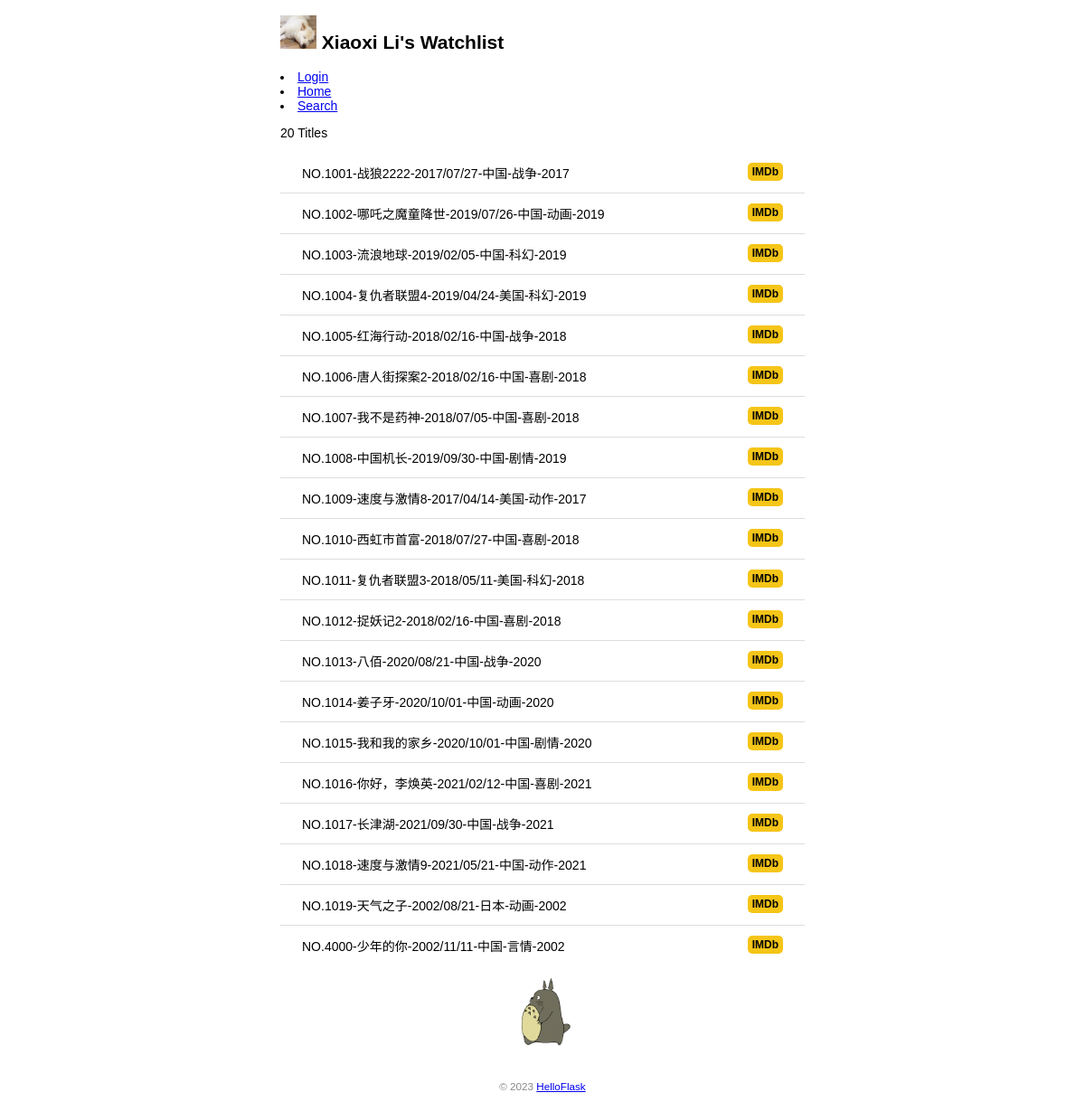
The page / on the database its author committed.
### app.py (models this page shows, shortened)
class User(db.Model, UserMixin): #表名是user
    id = db.Column(db.Integer,primary_key = True) #主键
    name = db.Column(db.String(20)) #名字
    username = db.Column(db.String(20))  # 用户名
    password_hash = db.Column(db.String(128))  # 密码散列值

class movie_info(db.Model):
    __tablename__ = 'movie_info'
    movie_id = db.Column(db.String(10), primary_key = True) #主键
    movie_name = db.Column(db.String(60)) #电影标题
    release_date = db.Column(db.String(10)) #电影具体日期
    country = db.Column(db.String(2))#出品国家
    type = db.Column(db.String(2))#电影种类
    year = db.Column(db.Integer) #电影年份
    actors = db.relationship('actor_info', secondary = 'movie_actor_relation', backref = 'movie_info')

### app.py (the view, shortened to what this page needs)
@app.route('/', methods=['GET', 'POST'])
def index():
    movies = movie_info.query.all() #读取所有电影记录
    return render_template('index.html', movies = movies)

### app.py (called while the page is built)
@app.context_processor #注册一个模板上下文处理函数，处理多个模板内都需要使用的变量
def inject_user():
    user = User.query.first()
    return dict(user=user) #返回字典，等同于return{'user':user}

### templates/index.html (shortened to what this page needs)
{% extends 'base.html' %}
{% block content %}
<p>{{ movies|length }} Titles</p>
<u1 class="movie-list">
    {% for movie in movies %}
    <li>NO.{{movie.movie_id}}-{{movie.movie_name}}-{{movie.release_date}}-{{movie.country}}-{{movie.type}}-{{movie.year}}
        <span class="float-right">
            <a class="imdb" href="https://www.imdb.com/find?q={{movie.movie_name}}" target="_blank" title="Find this movie on IMDb">IMDb</a>
        </span>
    </li>
    {% endfor %}
</u1>
<img alt="walking totoro" class="totoro" src="{{ url_for('static', filename='images/totoro.gif') }}" title="to-to-ro~">
{% endblock %}

### templates/base.html (shortened to what this page needs)
<!DOCTYPE html>
<html lang="en">
<head>
    {% block head %}
    <link rel="stylesheet" href="{{ url_for('static', filename='main.css') }}" type="text/css">
    {% endblock %}
</head>
<body>
    <h2>
        <img alt="icon" class="icon" src="{{ url_for('static', filename='favicon.jpg')}}">
        {{ user.name }}'s Watchlist
    </h2>
    <nav>
        <u1>
            {% if current_user.is_authenticated %}
                <li><a href="{{ url_for('settings') }}">Settings</a></li>
                <li><a href="{{ url_for('logout') }}">Logout</a></li>
            {% else %}
                <li><a href="{{ url_for('login') }}">Login</a></li>
            {% endif %}
            <li><a href="{{ url_for('index') }}">Home</a></li>
            <li><a href="{{ url_for('search') }}">Search</a></li>
        </u1>
    </nav>
     {% block content %}{% endblock %}
    <footer>
        <small>&copy; 2023 <a href="http://helloflask.com/tutorial">HelloFlask</a></small>
    </footer>
</body>
</html>

### static/main.css (style rules this page uses)
body { margin: auto; max-width: 580px; font-size: 14px; font-family: Helvetica, Arial, sans-serif; }
footer { color:#888; margin-top:15px; text-align: center; padding: 10px; }
.icon { width:40px }
.movie-list { list-style-type: none; padding:0; margin-bottom: 10px; box-shadow: 0 2px 5px 0 rgba(0,0,0,0.16), 0 2px 10px 0 rgba(0,0,0,0.12); }
.movie-list li { padding: 12px 24px; border-bottom: 1px solid #ddd; }
.movie-list li:last-child { border-bottom:none; }
.totoro { display: block; margin: 0 auto; height: 100px; }
.float-right { float:right; }
.imdb { font-size: 12px; font-weight: bold; color: black; text-decoration: none; background: #F5C518; border-radius: 5px; padding: 3px 5px; }

### rows shown on the page
User: name "Xiaoxi Li"
movie_info: movie_id "1001", movie_name "战狼2222", release_date "2017/07/27", country "中国", type "战争", year "2017"
movie_info: movie_id "1002", movie_name "哪吒之魔童降世", release_date "2019/07/26", country "中国", type "动画", year "2019"
movie_info: movie_id "1003", movie_name "流浪地球", release_date "2019/02/05", country "中国", type "科幻", year "2019"
movie_info: movie_id "1004", movie_name "复仇者联盟4", release_date "2019/04/24", country "美国", type "科幻", year "2019"
movie_info: movie_id "1005", movie_name "红海行动", release_date "2018/02/16", country "中国", type "战争", year "2018"
movie_info: movie_id "1006", movie_name "唐人街探案2", release_date "2018/02/16", country "中国", type "喜剧", year "2018"
movie_info: movie_id "1007", movie_name "我不是药神", release_date "2018/07/05", country "中国", type "喜剧", year "2018"
movie_info: movie_id "1008", movie_name "中国机长", release_date "2019/09/30", country "中国", type "剧情", year "2019"
movie_info: movie_id "1009", movie_name "速度与激情8", release_date "2017/04/14", country "美国", type "动作", year "2017"
movie_info: movie_id "1010", movie_name "西虹市首富", release_date "2018/07/27", country "中国", type "喜剧", year "2018"
movie_info: movie_id "1011", movie_name "复仇者联盟3", release_date "2018/05/11", country "美国", type "科幻", year "2018"
movie_info: movie_id "1012", movie_name "捉妖记2", release_date "2018/02/16", country "中国", type "喜剧", year "2018"
movie_info: movie_id "1013", movie_name "八佰", release_date "2020/08/21", country "中国", type "战争", year "2020"
movie_info: movie_id "1014", movie_name "姜子牙", release_date "2020/10/01", country "中国", type "动画", year "2020"
movie_info: movie_id "1015", movie_name "我和我的家乡", release_date "2020/10/01", country "中国", type "剧情", year "2020"
movie_info: movie_id "1016", movie_name "你好，李焕英", release_date "2021/02/12", country "中国", type "喜剧", year "2021"
movie_info: movie_id "1017", movie_name "长津湖", release_date "2021/09/30", country "中国", type "战争", year "2021"
movie_info: movie_id "1018", movie_name "速度与激情9", release_date "2021/05/21", country "中国", type "动作", year "2021"
movie_info: movie_id "1019", movie_name "天气之子", release_date "2002/08/21", country "日本", type "动画", year "2002"
movie_info: movie_id "4000", movie_name "少年的你", release_date "2002/11/11", country "中国", type "言情", year "2002"

### other values the page prints
{{ movies|length }} "20"
